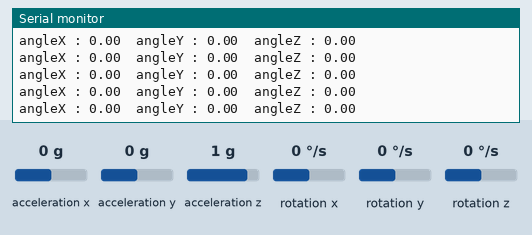
The sketch below on a simulated Arduino Uno, built with avr-gcc and run on an emulated ATmega328P. On the bench: the last lines printed to the serial monitor. The inputs (shaded band) are chosen by the test bench; at power-on: acceleration x 0 g, acceleration y 0 g, rotation z 0 °/s, acceleration z 1 g, rotation x 0 °/s, rotation y 0 °/s.

Above: at 4.2 s.
4.3 s: acceleration x set to -1.4 g
At 4.45 s:
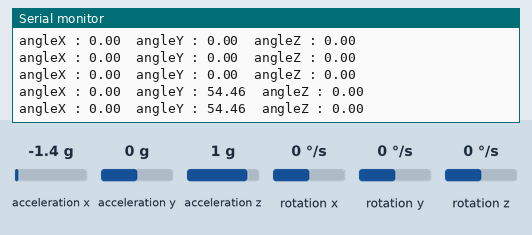
7.3 s: acceleration y set to -0.2 g
At 7.34 s:
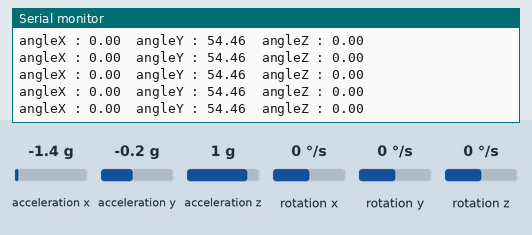
10.3 s: rotation z set to -2 °/s
At 10.33 s:
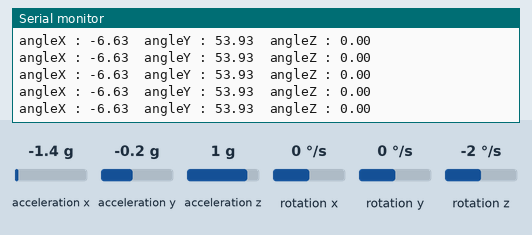
Timing chart, 0 to 13.3 s (numbered marks = the images above; inputs shaded):
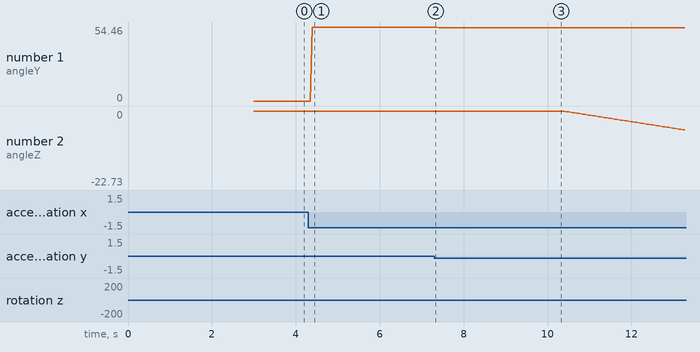

Measured:
- after the input at 4.3 s, the serial monitor: prints a new line after 0.09 s (image 1)
- plotted number 1: 0 → 54.46 after the input at 4.3 s, 54.46 → 53.93 after the input at 7.3 s
- plotted number 2: 0 → -22.73 after the input at 10.3 s

The sketch:

TestMPU_6050_GetAngle.ino
```cpp
#include <MPU6050_tockn.h>
#include <Wire.h>

MPU6050 mpu6050(Wire);

void setup() {
  Serial.begin(9600);
  Wire.begin();
  mpu6050.begin();
  mpu6050.calcGyroOffsets(true);
}

void loop() {
  mpu6050.update();
  Serial.print("angleX : ");
  Serial.print(mpu6050.getAngleX());
  Serial.print("\tangleY : ");
  Serial.print(mpu6050.getAngleY());
  Serial.print("\tangleZ : ");
  Serial.println(mpu6050.getAngleZ());
}
```

Motor.cpp
```cpp
#include "Motor.h"

Motor::Motor(int enablePin, int dir1Pin, int dir2Pin, int minRange, int maxRange, int maxPower) {
   mEnablePin = enablePin;
   mDir1Pin = dir1Pin;
   mDir2Pin = dir2Pin;
   mMinRange = minRange;
   mMaxRange = maxRange;
   mMaxPower = maxPower;
}

void Motor::setPower(int power) {
  if(power == 0) {
    stop();
    return;
  }

  if(power > 0) {
    digitalWrite(mDir1Pin, LOW);
    digitalWrite(mDir2Pin, HIGH);
  }
  else {
    digitalWrite(mDir1Pin, HIGH);
    digitalWrite(mDir2Pin, LOW);
  }

  analogWrite(mEnablePin, map(abs(power), 1, mMaxPower, mMinRange, mMaxRange));
}

void Motor::stop() {
  digitalWrite(mEnablePin, LOW);
}

void Motor::brake() {
  digitalWrite(mDir1Pin, LOW);
  digitalWrite(mDir2Pin, LOW);
}
```

Motor.h
```cpp
#ifndef MOTOR_H
#define MOTOR_H
#include <Arduino.h>

class Motor {
  private:
    int mEnablePin;
    int mDir1Pin;
    int mDir2Pin;
    int mMinRange;
    int mMaxRange;
    int mMaxPower;

  public:
    Motor(int enablePin, int dir1Pin, int dir2Pin, int minRange, int maxRange, int maxPower);
    void setPower(int power);
    void stop();
    void brake();
};

#endif
```
